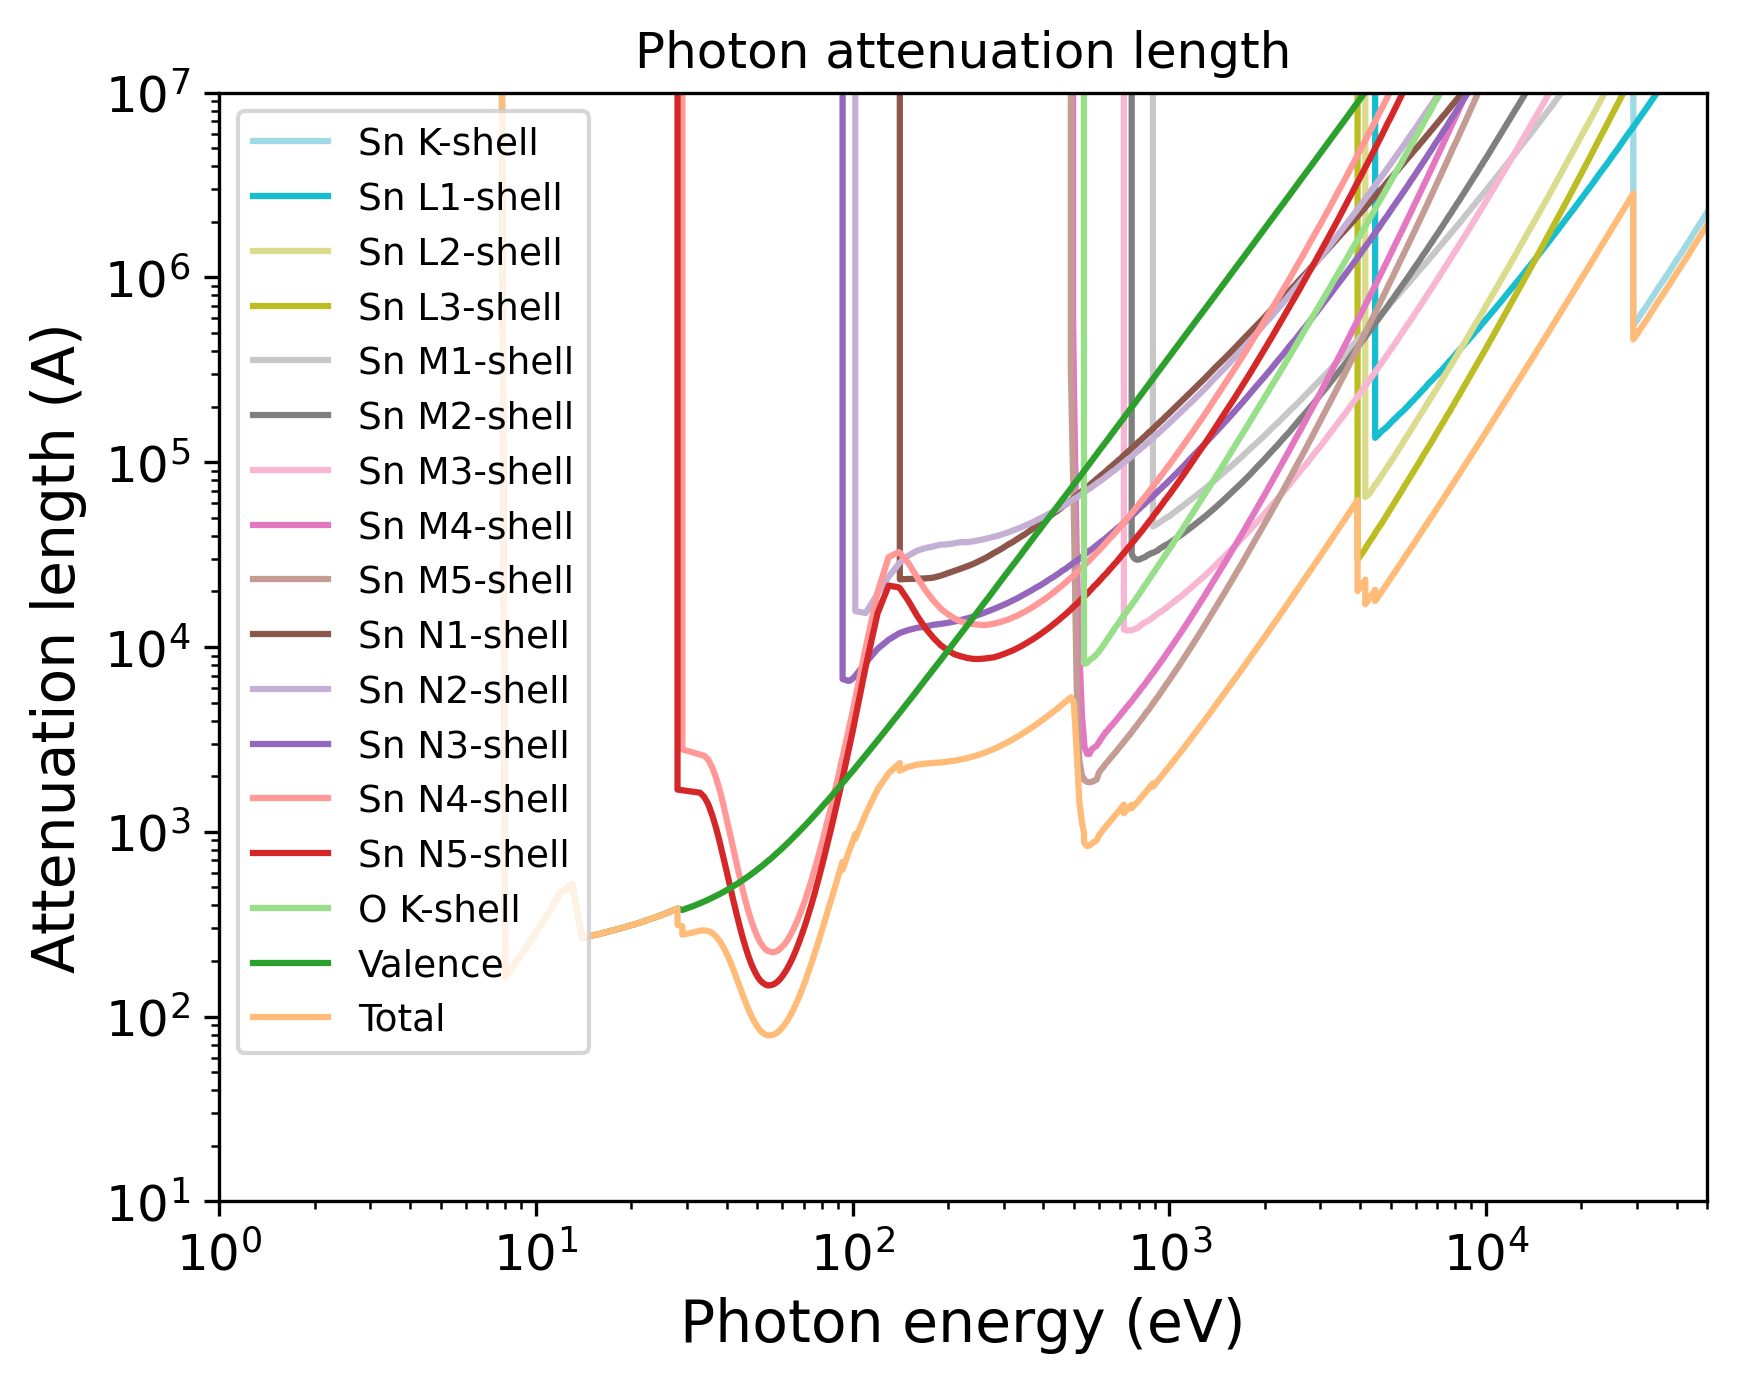

Source code (Python):
import pandas as pd
import numpy as np
import matplotlib.pyplot as plt
import matplotlib.cm as cm
# Set the format:
plt.xlabel("Photon energy (eV)", fontsize=14)
plt.ylabel("Attenuation length (A)", fontsize=14)
plt.xticks(fontsize=12)
plt.yticks(fontsize=12)
plt.grid(False)
# Set the axes:
# Read the output file:
df = pd.read_csv(r"OUTPUT_SnO_Photon_IMFP.dat", sep=r'\s+', header=None, comment="#", skipinitialspace=True)
plt.xscale("log")
plt.yscale("log")
# Prepare the plot:
columns_to_plot = [ 1, 2, 3, 4, 5, 6, 7, 8, 9, 10, 11, 12, 13, 14, 15, 16, 17]
labels = [ "Sn K-shell", "Sn L1-shell", "Sn L2-shell", "Sn L3-shell", "Sn M1-shell", "Sn M2-shell", "Sn M3-shell", "Sn M4-shell", "Sn M5-shell", "Sn N1-shell", "Sn N2-shell", "Sn N3-shell", "Sn N4-shell", "Sn N5-shell", "O K-shell", "Valence", "Total"]
# Create N distinct colors from a colormap
N = len(columns_to_plot)
colors = plt.cm.tab20(np.linspace(1, 0, 20))
# Set line styles:
linestyles = [ "-", "-", "-", "-", "-", "-", "-", "-", "-", "-", "-", "-", "-", "-", "-", "-", "-"]
for i, col in enumerate(columns_to_plot):
    color = colors[i % len(colors)]
    ls    = linestyles[i % len(linestyles)]
    label = labels[i % len(labels)]
    plt.plot(df.iloc[:, 0], df.iloc[:, col],
    color=color,
    label=label,
    linestyle=ls)
plt.xlim(1.00000000,50000.00000000)
plt.ylim(10.00000000,10000000.00000000)
plt.title("Photon attenuation length")
plt.legend(loc="best", fontsize=9)
# Save the plot in this format:
plt.savefig("OUTPUT_MFP_photon.png", dpi=300, bbox_inches="tight")
